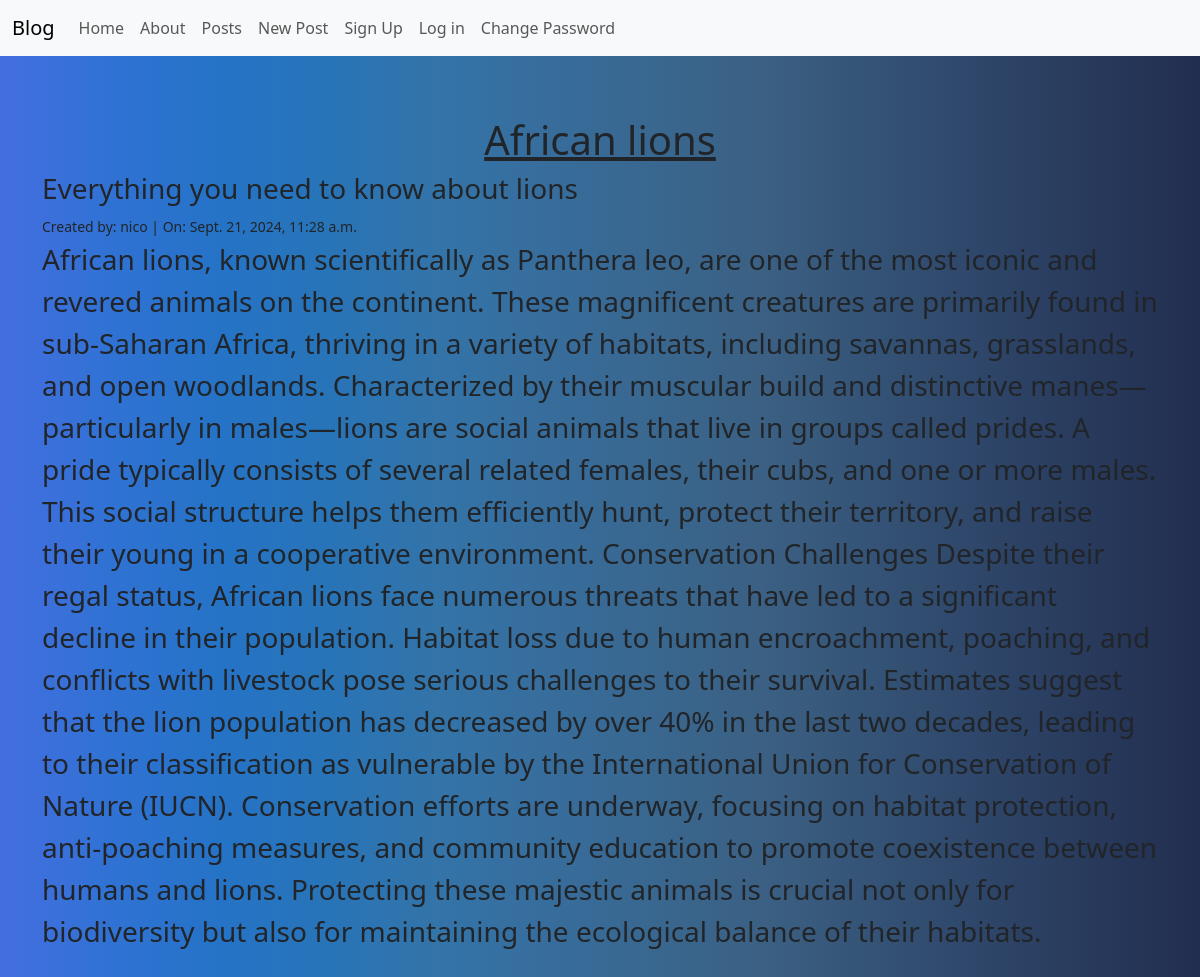
The app's page /posts/1/ with its own data.
### posts/models.py (models this page shows, shortened)
class Post(models.Model):
    title = models.CharField(max_length=128)
    subtitle = models.CharField(max_length=256)
    body = models.TextField()
    status = models.ForeignKey(
        Status,
        on_delete=models.CASCADE
    )
    author = models.ForeignKey(
        get_user_model(),
        on_delete=models.CASCADE
    )
    created_on = models.DateTimeField(auto_now_add=True)

### posts/views.py (the view)
# urls.py: path("<int:pk>/", views.PostDetailView.as_view(), name="detail"),
class PostDetailView(UserPassesTestMixin, DetailView):
    template_name = "posts/detail.html"
    model = Post
    def test_func(self):
        post = self.get_object()
        if post.status.name == "published":
            return True
        elif post.status.name == "archived":
            if self.request.user.is_authenticated:
                return True
        elif post.status.name == "draft":
            if (self.request.user.is_authenticatedand
                and self.request.user == post.author):
                return True
        return False

### templates/posts/detail.html (shortened to what this page needs)
{% extends 'base.html' %}
{% block content %}
<h1>{{ post.title }}</h1>
<h3>{{ post.subtitle }}</h3>
<small>Created by: {{ post.author }} | On: {{ post.created_on }}</small>
<p>{{ post.body }}</p>
{% endblock content %}

### static/css/base.css (style rules this page uses)
h1 { text-align: center; text-decoration: underline; }
p { font-size: 28px; }

### records on screen
Post: title "African lions", subtitle "Everything you need to know about lions", author "nico", created_on "Sept. 21, 2024, 11:28 a.m.", body "African lions, known scientifically as Panthera leo, are one of the most iconic and revered animals on the continent. These magnificent creatures are primarily found in sub-Saharan Africa, thriving in a variety of habitats, including savannas, grasslands, and open woodlands. Characterized by their muscular build and distinctive manes—particularly in males—lions are social animals that live in groups called prides. A pride typically consists of several related females, their cubs, and one or more males. This social structure helps them efficiently hunt, protect their territory, and raise their young in a cooperative environment. Conservation Challenges Despite their regal status, African…"
